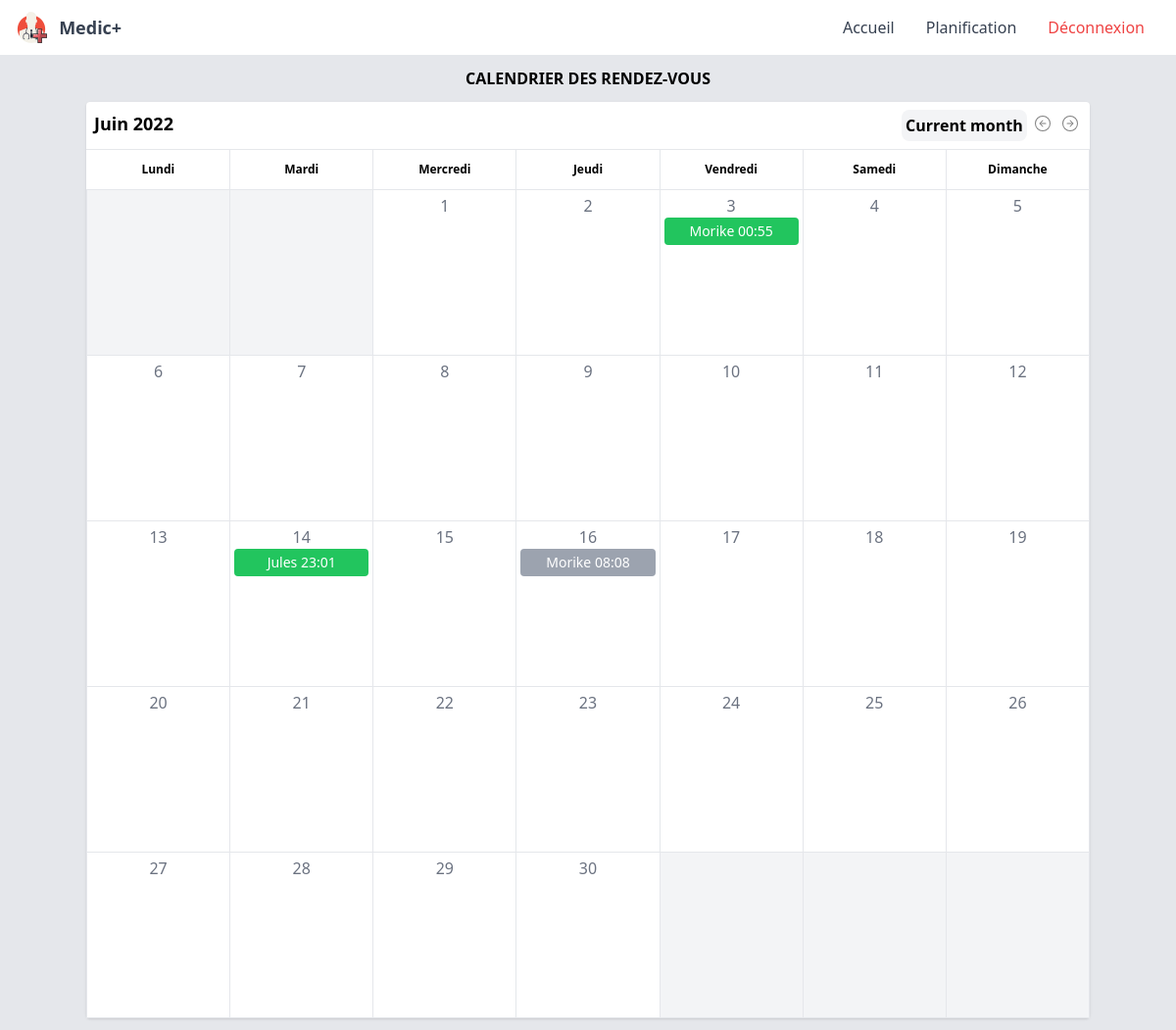
The app's page /home (signed in) with its own data.
### tables this page shows
CREATE TABLE `meet` (
  `id` int(11) NOT NULL,
  `userid` varchar(255) DEFAULT NULL,
  `clientid` int(11) DEFAULT NULL,
  `clientName` varchar(255) DEFAULT NULL,
  `clientLastname` varchar(255) NOT NULL,
  `clientMail` varchar(255) DEFAULT NULL,
  `date` datetime DEFAULT NULL,
  `place` varchar(255) DEFAULT NULL,
  `resume` varchar(255) DEFAULT NULL,
  `qcm` varchar(255) DEFAULT '::;;::;;::;;::;;::',
  `validated` tinyint(1) DEFAULT NULL
);

### pages/home.php (the view, shortened to what this page needs)
<?php
if (!isset($_GET["month"])) {
  $month = date('n');
  $year = date('Y');
} else if (is_numeric($_GET["month"] > 12) || $_GET["month"] > 12 || $_GET["month"] < 1) {
  $month = date('n');
  $year = date('Y');
} else {
  $month = $_GET["month"];
  $year = date('Y');
}
if (!isset($_GET["year"])) {
  $year = date('Y');
} else if (is_numeric($_GET["year"] > 12)) {
  $year = date('Y');
} else {
  $year = $_GET["year"];
}
$number_of_days = cal_days_in_month(CAL_GREGORIAN,$month, $year);
$dates = [];
for ($x = 1; $x <= $number_of_days; $x++) {
    array_push($dates, date("F", strtotime($x . "-" . $month . "-" . $year)) . "-" . $x . "-" . $year . "-" . date("l", strtotime($x . "-" . $month . "-" . $year)));
}
$monthList = ["Janvier", "Février", "Mars", "Avril", "Mai", "Juin", "Juillet", "Août", "Septembre", "Octobre", "Novembre", "Décembre"];
$monthIndex = $month - 1;
$id = $_SESSION['user']['id'];
if ($_SESSION["user"]['type'] == "sec") {
  $req = "SELECT * FROM `meet` order by date asc";
} else {
  $req = "SELECT * FROM `meet` WHERE userid = $id or clientid = $id  order by date asc";
}
$ORes = $Bdd->query($req);
$meets = [];
if ($ORes) {
  while ($Reu = $ORes->fetch()) {
    if (isset($meets[explode(" ", $Reu->date)[0] ])) {
      array_push($meets[explode(" ", $Reu->date)[0]], $Reu);
    } else {
      $meets += [explode(" ", $Reu->date)[0] => [$Reu]];
    }
  }
}
$modalIds = [];
?>
<div class="w-full flex justify-center"><p class="font-bold mt-3">CALENDRIER DES RENDEZ-VOUS</p></div>
<div class="container mx-auto py-3">
  <div class="wrapper bg-white rounded shadow w-full ">
    <div class="header flex justify-between border-b p-2">
      <span class="text-lg font-bold">
        <?php echo "$monthList[$monthIndex] $year"; ?>
      </span>
      <div class="buttons">
        <button id="currentMonth" class="bg-gray-100 font-semibold p-1 rounded-lg hover:bg-gray-200">
          Current month
        </button>
        <button id="pmonth" class="p-1">
        </button>
        <button id="nmonth" class="p-1">
        </button>
      </div>
    </div>
    <table class="w-full">
      <thead>
        <tr>
          <th class="p-2 border-r h-10 xl:w-40 lg:w-30 md:w-30 sm:w-20 w-10 xl:text-sm text-xs">
            <span class="xl:block lg:block md:block sm:block hidden">Lundi</span>
          </th>
          <th class="p-2 border-r h-10 xl:w-40 lg:w-30 md:w-30 sm:w-20 w-10 xl:text-sm text-xs">
            <span class="xl:block lg:block md:block sm:block hidden">Mardi</span>
          </th>
          <th class="p-2 border-r h-10 xl:w-40 lg:w-30 md:w-30 sm:w-20 w-10 xl:text-sm text-xs">
            <span class="xl:block lg:block md:block sm:block hidden">Mercredi</span>
          </th>
          <th class="p-2 border-r h-10 xl:w-40 lg:w-30 md:w-30 sm:w-20 w-10 xl:text-sm text-xs">
            <span class="xl:block lg:block md:block sm:block hidden">Jeudi</span>
          </th>
          <th class="p-2 border-r h-10 xl:w-40 lg:w-30 md:w-30 sm:w-20 w-10 xl:text-sm text-xs">
            <span class="xl:block lg:block md:block sm:block hidden">Vendredi</span>
          </th>
          <th class="p-2 border-r h-10 xl:w-40 lg:w-30 md:w-30 sm:w-20 w-10 xl:text-sm text-xs">
            <span class="xl:block lg:block md:block sm:block hidden">Samedi</span>
          </th>
          <th class="p-2 border-r h-10 xl:w-40 lg:w-30 md:w-30 sm:w-20 w-10 xl:text-sm text-xs">
            <span class="xl:block lg:block md:block sm:block hidden">Dimanche</span>
          </th>
        </tr>
      </thead>
      <tbody>
        <?php
          $go = FALSE;
          $enMonth = ["January", "February", "March", "April", "May", "June", "July", "August", "September", "October", "November", "December"];
          $array = ["Monday", "Tuesday", "Wednesday", "Thursday", "Friday", "Saturday", "Sunday"];
          $nb = 0;
          $maxLines = (explode("-", $dates[0])[3] == "Saturday" || explode("-", $dates[0])[3] == "Sunday") ? 6 : 5;
          for ($i=1; $i <= $maxLines; $i++) {
            ?>
              <tr class="text-center h-20">
                <?php
            for ($j=1; $j <= 7; $j++) {
              if ($i == 1) {
                $dateExploded = explode("-", $dates[$nb]);
                $currentDate = $dateExploded[2] . "-" . ((array_search($dateExploded[0], $enMonth)+1) > 10 ? (array_search($dateExploded[0], $enMonth)+1) : "0" . (array_search($dateExploded[0], $enMonth)+1) . "-" . ($dateExploded[1] > 10 ? $dateExploded[1] : "0" .$dateExploded[1]));
                $d = explode("-", $dates[$nb])[3];
                if ($d == $array[$j-1]) {
                  $go = TRUE;
                  ?>
                    <td
                      class="border p-1 h-40 xl:w-40 lg:w-30 md:w-30 sm:w-20 w-10 overflow-y-auto transition cursor-pointer duration-500 ease hover:bg-gray-300">
                      <div class="flex flex-col h-40 mx-auto xl:w-40 lg:w-30 md:w-30 sm:w-full w-10 mx-auto">
                        <div class="top h-5 w-full">
                          <span class="text-gray-500"><?php echo $nb+1; ?></span>
                        </div>
                        <?php
                          if (isset($meets[$currentDate])) {
                            ?>
                              <div class="bottom flex-grow h-30 py-1 w-full cursor-pointer">
                                <?php
                                  foreach ($meets[$currentDate] as $key => $value) {
                                    $name = $value->clientName;
                                    $hour = substr(explode(" ", $value->date)[1], 0, -3);
                                    $uniqueId = sha1($value->id.$name);
                                    array_push($modalIds, $uniqueId);
                                    print "<div id='$uniqueId' class='event select-none w-full"; if ($value->validated) {print" bg-green-500 ";} else {print" bg-gray-400 ";} print"text-white rounded p-1 text-sm mb-1'>
                                      <span class='event-name'>
                                        $name
                                      </span>
                                      <span class='time'>
                                        $hour
                                      </span>
                                    </div>";
                                  }
                                ?>
                              </div>
                            <?php
                          }
                        ?>
                        <div class="bottom flex-grow h-30 py-1 w-full cursor-pointer"></div>
                      </div>
                    </td>
                  <?php
                } else {
                  ?>
                    <td
                      class="border bg-gray-100 p-1 h-40 xl:w-40 lg:w-30 md:w-30 sm:w-20 w-10 overflow-y-auto transition cursor-pointer duration-500 ease hover:bg-gray-300">
                      <div class="flex flex-col h-40 mx-auto xl:w-40 lg:w-30 md:w-30 sm:w-full w-10 mx-auto">
                        <div class="top h-5 w-full">
                        </div>
                        <div class="bottom flex-grow h-30 py-1 w-full cursor-pointer"></div>
                      </div>
                    </td>
                  <?php
                }
              } else {
                if (array_key_exists($nb, $dates)) {
                  $dateExploded = explode("-", $dates[$nb]);
                  $currentDate = $dateExploded[2] . "-" . ((array_search($dateExploded[0], $enMonth)+1) > 10 ? (array_search($dateExploded[0], $enMonth)+1) : "0" . (array_search($dateExploded[0], $enMonth)+1) . "-" . ($dateExploded[1] > 10 ? $dateExploded[1] : "0" .$dateExploded[1]));
                  ?>
                    <td
                      class="border p-1 h-40 xl:w-40 lg:w-30 md:w-30 sm:w-20 w-10 overflow-auto transition cursor-pointer duration-500 ease hover:bg-gray-300">
                      <div class="flex flex-col h-40 mx-auto xl:w-40 lg:w-30 md:w-30 sm:w-full w-10 mx-auto">
                        <div class="top h-5 w-full">
                          <span class="text-gray-500"><?php echo $nb+1; ?></span>
                        </div>
                        <?php
                          if (isset($meets[$currentDate])) {
                            ?>
                              <div class="bottom flex-grow h-30 py-1 w-full cursor-pointer">
                                <?php
                                  foreach ($meets[$currentDate] as $key => $value) {
                                    $name = $value->clientName;
                                    $hour = substr(explode(" ", $value->date)[1], 0, -3);
                                    $uniqueId = sha1($value->id.$name);
                                    array_push($modalIds, $uniqueId);
                                    print "<div id='$uniqueId' class='event select-none w-full"; if ($value->validated) {print" bg-green-500 ";} else {print" bg-gray-400 ";} print"text-white rounded p-1 text-sm mb-1'>
                                      <span class='event-name'>
                                        $name
                                      </span>
                                      <span class='time'>
                                        $hour
                                      </span>
                                    </div>";
                                  }
                                ?>
                              </div>
                            <?php
                          }
                        ?>
                        <div class="bottom flex-grow h-30 py-1 w-full cursor-pointer"></div>
                      </div>
                    </td>
                  <?php
                } else {
                  ?>
                    <td
                      class="border bg-gray-100 p-1 h-40 xl:w-40 lg:w-30 md:w-30 sm:w-20 w-10 overflow-auto transition cursor-pointer duration-500 ease hover:bg-gray-300">
                      <div class="flex flex-col h-40 mx-auto xl:w-40 lg:w-30 md:w-30 sm:w-full w-10 mx-auto">
                        <div class="top h-5 w-full">
                        </div>
                        <div class="bottom flex-grow h-30 py-1 w-full cursor-pointer"></div>
                      </div>
                    </td>
                  <?php
                }
              }
              if ($go) {
                $nb += 1;
              }
            }
            ?>
              </tr>
            <?php
          }
        ?>
      </tbody>
    </table>
  </div>
</div>

### index.php (shortened to what this page needs)
<!DOCTYPE html>
<html lang="fr">
<head>
    <script src="https://cdn.tailwindcss.com"></script>
</head>
<body>
    <div id="app" class="bg-gray-200 h-full w-full">
        <?php
        include("db/Bdd.php");
        if (isset($_SESSION["online"])) {
            if(isset($_GET['p'])) {
                include("header.php");
                switch ($_GET['p']) {
                    default:
                        include("pages/home.php"); break;
                }
            }
        }
        ?>
    </div>
</body>
</html>

### header.php (shortened to what this page needs)
<?php
print '<header>
    <nav
    class="
        flex flex-wrap
        items-center
        justify-between
        w-full
        py-4
        md:py-0
        px-4
        text-lg text-gray-700
        bg-white
    "
    >
        <div class="flex flex-row items-center space-x-3">
            <a href="#">
                <img class="h-[32.125px]" src="images/medicplus.png" alt="MEDIC+">
            </a>
            <h1 class="font-bold">Medic+</h1>
        </div>
            <svg
            xmlns="http://www.w3.org/2000/svg"
            id="menu-button"
            class="h-6 w-6 cursor-pointer md:hidden block"
            fill="none"
            viewBox="0 0 24 24"
            stroke="currentColor"
            >
            <path
                stroke-linecap="round"
                stroke-linejoin="round"
                stroke-width="2"
                d="M4 6h16M4 12h16M4 18h16"
            />
            </svg>
        <div class="hidden w-full md:flex md:items-center md:w-auto" id="menu">
            <ul
            class="
                pt-4
                text-base text-gray-700
                md:flex
                md:justify-between
                md:pt-0"
            >';
            if(isset($_SESSION["online"])){
            print'<li>
                <a class="md:p-4 py-2 block hover:text-gray-400" href="home"
                >Accueil</a
                >
            </li>';
            }
            if(isset($_SESSION["online"]) && isset($_SESSION["user"]["type"])){
                print'<li>
                    <form method="POST">
                    <button type="submit" name="deco" id="deco"><a class="md:p-4 py-2 block hover:text-gray-400" href="planif"
                    >Planification</a
                    ></button>
                    </form>
                </li>';
            }
            if(isset($_SESSION["online"])){
                print'<li>
                    <form method="POST">
                    <button type="submit" name="deco" id="deco"><a
                    class="md:p-4 py-2 block hover:text-red-400 text-red-500"
                    >Déconnexion</a
                    ></button>
                    </form>
                </li>';
            }
            print'</ul>
        </div>
    </nav>
</header>';
?>

### records on screen
meet: clientName "Morike", date "00:55"
meet: clientName "Jules", date "23:01"
meet: clientName "Morike", date "08:08"

### other values on screen
$monthList[$monthIndex] "Juin"
$year "2022"
$nb+1 "2"
$nb+1 "3"
$nb+1 "4"
$nb+1 "5"
$nb+1 "6"
$nb+1 "7"
$nb+1 "8"
$nb+1 "9"
$nb+1 "10"
$nb+1 "11"
$nb+1 "12"
$nb+1 "13"
$nb+1 "14"
